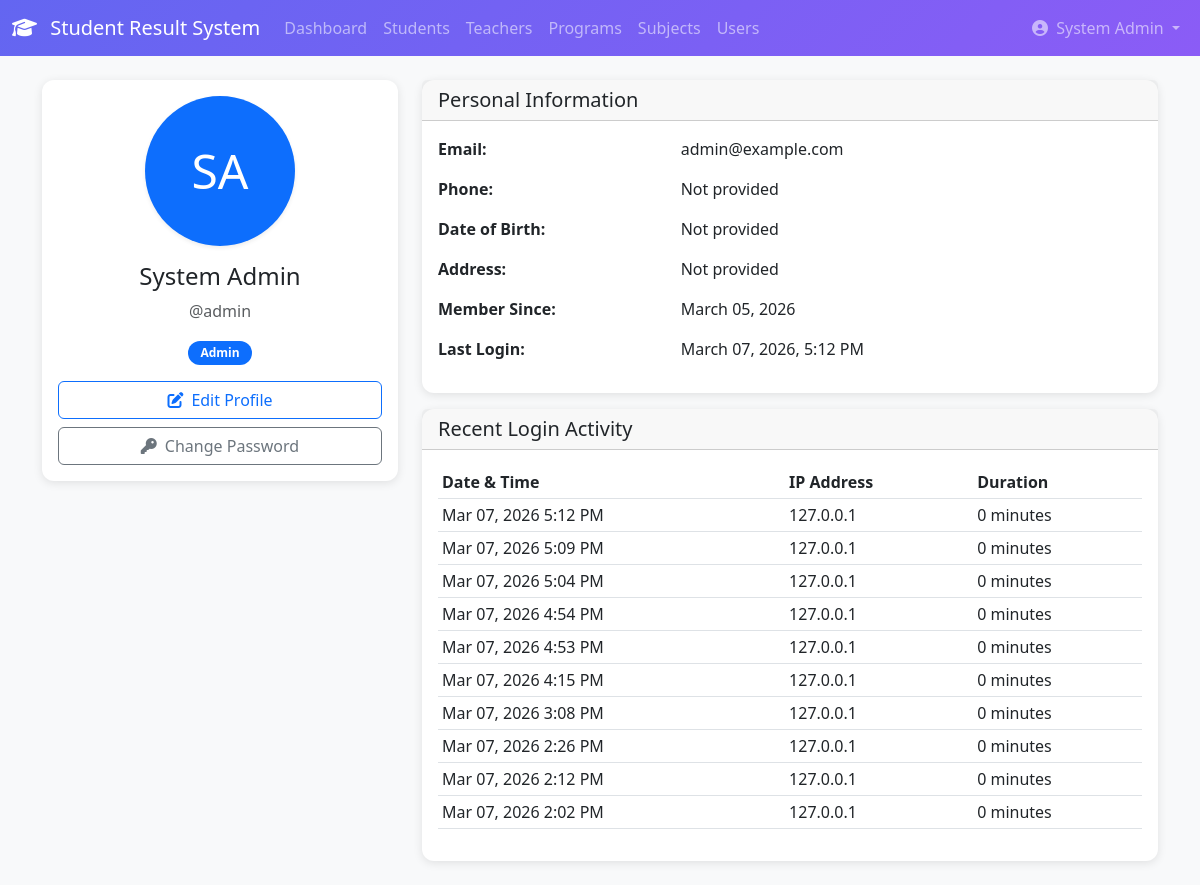
The app's page /profile/ (signed in) with its own data.
### accounts/models.py (models this page shows, shortened)
class User(AbstractUser):
    ROLE_CHOICES = (
        ('admin', 'Admin'),
        ('teacher', 'Teacher'),
        ('student', 'Student'),
    )
    role = models.CharField(
        max_length=10,
        choices=ROLE_CHOICES,
        default='student'
    )
    phone_regex = RegexValidator(
        regex=r'^\+?1?\d{9,15}$',
        message="Phone number must be entered in the format: '+999999999'. Up to 15 digits allowed."
    )
    phone = models.CharField(
        validators=[phone_regex],
        max_length=17,
        blank=True,
        null=True
    )
    profile_picture = models.ImageField(
        upload_to='profiles/',
        blank=True,
        null=True,
        default='profiles/default.png'
    )
    address = models.TextField(blank=True, null=True)
    date_of_birth = models.DateField(blank=True, null=True)
    created_at = models.DateTimeField(auto_now_add=True)
    updated_at = models.DateTimeField(auto_now=True)
    is_verified = models.BooleanField(default=True)
    last_login_ip = models.GenericIPAddressField(blank=True, null=True)
    class Meta:
        db_table = 'users'
        ordering = ['-created_at']
    def get_full_name(self):
        full_name = f"{self.first_name} {self.last_name}"
        return full_name.strip() or self.username
    @property
    def is_admin(self):
        return self.role == 'admin'
    @property
    def is_teacher(self):
        return self.role == 'teacher'
    @property
    def is_student(self):
        return self.role == 'student'
    def get_profile(self):
        if self.is_student:
            return getattr(self, 'student_profile', None)
        elif self.is_teacher:
            return getattr(self, 'teacher_profile', None)
        return None

class LoginHistory(models.Model):
    user = models.ForeignKey(User, on_delete=models.CASCADE, related_name='login_history')
    login_time = models.DateTimeField(auto_now_add=True)
    logout_time = models.DateTimeField(blank=True, null=True)
    ip_address = models.GenericIPAddressField(blank=True, null=True)
    user_agent = models.TextField(blank=True, null=True)
    session_key = models.CharField(max_length=40, blank=True, null=True)
    class Meta:
        db_table = 'login_history'
        ordering = ['-login_time']
        verbose_name_plural = 'Login histories'

### accounts/views.py (the view)
# urls.py: path('profile/', views.profile_view, name='profile'),
@login_required
def profile_view(request):
    user = request.user
    profile = user.get_profile()
    recent_logins = LoginHistory.objects.filter(user=user).order_by('-login_time')[:10]
    context = {
        'user': user,
        'profile': profile,
        'recent_logins': recent_logins,
    }
    return render(request, 'accounts/profile.html', context)

### accounts/templates/accounts/profile.html (shortened to what this page needs)
{% extends 'base.html' %}
{% load static %}
{% block content %}
<div class="container py-4">
    <div class="row">
        <div class="col-md-4">
            <div class="card">
                <div class="card-body text-center">
                    {% if profile and profile.photo %}
                        <img src="{{ profile.photo.url }}" alt="Profile" class="rounded-circle mb-3 shadow-sm" width="150" height="150" style="object-fit: cover;">
                    {% elif user.profile_picture and 'default.png' not in user.profile_picture.url %}
                        <img src="{{ user.profile_picture.url }}" alt="Profile" class="rounded-circle mb-3 shadow-sm" width="150" height="150" style="object-fit: cover;">
                    {% else %}
                        <div class="rounded-circle bg-primary text-white d-inline-flex align-items-center justify-content-center mb-3 shadow-sm" style="width: 150px; height: 150px; font-size: 48px;">
                            {{ user.first_name.0|default:user.username.0|upper }}{{ user.last_name.0|upper }}
                        </div>
                    {% endif %}
                    <h4>{{ user.get_full_name }}</h4>
                    <p class="text-muted">@{{ user.username }}</p>
                    <span class="badge bg-primary mb-3">{{ user.get_role_display }}</span>
                    <div class="d-grid gap-2">
                        <a href="{% url 'profile_edit' %}" class="btn btn-outline-primary">
                            <i class="fas fa-edit me-2"></i>Edit Profile
                        </a>
                        <a href="{% url 'change_password' %}" class="btn btn-outline-secondary">
                            <i class="fas fa-key me-2"></i>Change Password
                        </a>
                    </div>
                </div>
            </div>
        </div>
        <div class="col-md-8">
            <div class="card">
                <div class="card-header">
                    <h5 class="mb-0">Personal Information</h5>
                </div>
                <div class="card-body">
                    <div class="row mb-3">
                        <div class="col-sm-4"><strong>Email:</strong></div>
                        <div class="col-sm-8">{{ user.email }}</div>
                    </div>
                    <div class="row mb-3">
                        <div class="col-sm-4"><strong>Phone:</strong></div>
                        <div class="col-sm-8">{{ profile.personal_phone|default:user.phone|default:"Not provided" }}</div>
                    </div>
                    <div class="row mb-3">
                        <div class="col-sm-4"><strong>Date of Birth:</strong></div>
                        <div class="col-sm-8">{{ profile.date_of_birth|default:user.date_of_birth|default:"Not provided" }}</div>
                    </div>
                    <div class="row mb-3">
                        <div class="col-sm-4"><strong>Address:</strong></div>
                        <div class="col-sm-8">{{ profile.address|default:user.address|default:"Not provided" }}</div>
                    </div>
                    <div class="row mb-3">
                        <div class="col-sm-4"><strong>Member Since:</strong></div>
                        <div class="col-sm-8">{{ user.date_joined|date:"F d, Y" }}</div>
                    </div>
                    <div class="row mb-3">
                        <div class="col-sm-4"><strong>Last Login:</strong></div>
                        <div class="col-sm-8">{{ user.last_login|date:"F d, Y, g:i A" }}</div>
                    </div>
                </div>
            </div>
            <div class="card mt-3">
                <div class="card-header">
                    <h5 class="mb-0">Recent Login Activity</h5>
                </div>
                <div class="card-body">
                    <div class="table-responsive">
                        <table class="table table-sm">
                            <thead>
                                <tr>
                                    <th>Date & Time</th>
                                    <th>IP Address</th>
                                    <th>Duration</th>
                                </tr>
                            </thead>
                            <tbody>
                                {% for login in recent_logins %}
                                <tr>
                                    <td>{{ login.login_time|date:"M d, Y g:i A" }}</td>
                                    <td>{{ login.ip_address }}</td>
                                    <td>
                                        {% if login.logout_time %}
                                            {{ login.logout_time|timesince:login.login_time }}
                                        {% else %}
                                            <span class="badge bg-success">Active</span>
                                        {% endif %}
                                    </td>
                                </tr>
                                {% empty %}
                                <tr>
                                    <td colspan="3" class="text-center text-muted">No login history available</td>
                                </tr>
                                {% endfor %}
                            </tbody>
                        </table>
                    </div>
                </div>
            </div>
        </div>
    </div>
</div>
{% endblock %}
{% block extra_css %}
<link rel="stylesheet" href="https://cdnjs.cloudflare.com/ajax/libs/font-awesome/6.4.0/css/all.min.css">
{% endblock %}

### templates/navbar.html (shortened to what this page needs)
<nav class="navbar navbar-expand-lg navbar-dark" style="background: linear-gradient(135deg, #6366f1 0%, #8b5cf6 100%);">
    <div class="container-fluid">
        <a class="navbar-brand" href="{% url 'redirect_dashboard' %}">
            <i class="fas fa-graduation-cap me-2"></i>
            Student Result System
        </a>
        <div class="collapse navbar-collapse" id="navbarNav">
            <ul class="navbar-nav me-auto">
                {% if user.is_admin %}
                    <li class="nav-item">
                        <a class="nav-link" href="{% url 'admin_dashboard' %}">Dashboard</a>
                    </li>
                    <li class="nav-item">
                        <a class="nav-link" href="{% url 'student_list' %}">Students</a>
                    </li>
                    <li class="nav-item">
                        <a class="nav-link" href="{% url 'teacher_list' %}">Teachers</a>
                    </li>
                    <li class="nav-item">
                        <a class="nav-link" href="{% url 'program_list' %}">Programs</a>
                    </li>
                    <li class="nav-item">
                        <a class="nav-link" href="{% url 'subject_list' %}">Subjects</a>
                    </li>
                    <li class="nav-item">
                        <a class="nav-link" href="{% url 'user_list' %}">Users</a>
                    </li>
                {% endif %}
            </ul>
            <ul class="navbar-nav">
                <li class="nav-item dropdown">
                    <a class="nav-link dropdown-toggle" href="#" id="userDropdown" role="button" data-bs-toggle="dropdown">
                        <i class="fas fa-user-circle me-1"></i>
                        {{ user.get_full_name }}
                    </a>
                </li>
            </ul>
        </div>
    </div>
</nav>

### static/css/custom.css (style rules this page uses)
:root { --primary-color: #6366f1; --secondary-color: #8b5cf6; --dark-bg: #1e1b4b; --light-bg: #f8f9fa; }
body { font-family: 'Segoe UI', Tahoma, Geneva, Verdana, sans-serif; background-color: var(--light-bg); }
.navbar { background: linear-gradient(135deg, var(--primary-color) 0%, var(--secondary-color) 100%); }
.card { border: none; border-radius: 12px; box-shadow: 0 2px 10px rgba(0,0,0,0.1); transition: transform 0.3s ease; }
.table-responsive { border-radius: 12px; overflow: hidden; }
.badge { padding: 0.5em 1em; border-radius: 20px; }

### records on screen
User: get_full_name "System Admin", first_name.0 "S", last_name.0 "A", username "admin", role "Admin", email "admin@example.com", personal_phone "Not provided", date_of_birth "Not provided", address "Not provided", date_joined "March 05, 2026", last_login "March 07, 2026, 5:12 PM"
LoginHistory: login_time "Mar 07, 2026 5:12 PM", ip_address "127.0.0.1", logout_time "0 minutes"
LoginHistory: login_time "Mar 07, 2026 5:09 PM", ip_address "127.0.0.1", logout_time "0 minutes"
LoginHistory: login_time "Mar 07, 2026 5:04 PM", ip_address "127.0.0.1", logout_time "0 minutes"
LoginHistory: login_time "Mar 07, 2026 4:54 PM", ip_address "127.0.0.1", logout_time "0 minutes"
LoginHistory: login_time "Mar 07, 2026 4:53 PM", ip_address "127.0.0.1", logout_time "0 minutes"
LoginHistory: login_time "Mar 07, 2026 4:15 PM", ip_address "127.0.0.1", logout_time "0 minutes"
LoginHistory: login_time "Mar 07, 2026 3:08 PM", ip_address "127.0.0.1", logout_time "0 minutes"
LoginHistory: login_time "Mar 07, 2026 2:26 PM", ip_address "127.0.0.1", logout_time "0 minutes"
LoginHistory: login_time "Mar 07, 2026 2:12 PM", ip_address "127.0.0.1", logout_time "0 minutes"
LoginHistory: login_time "Mar 07, 2026 2:02 PM", ip_address "127.0.0.1", logout_time "0 minutes"
